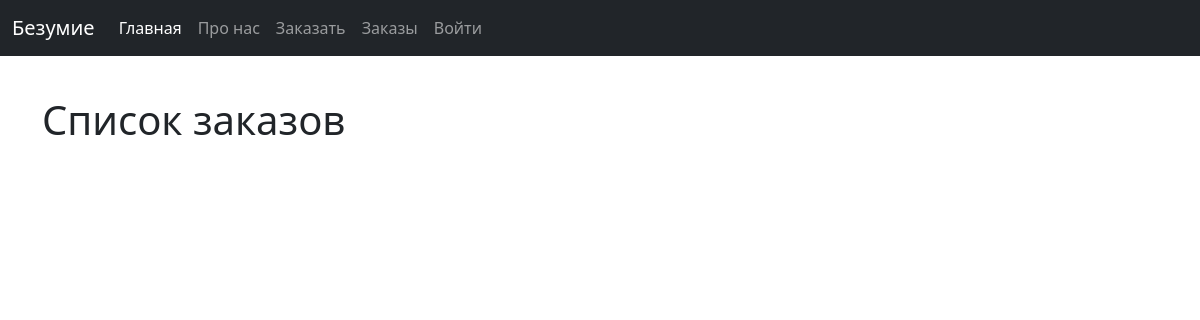
Page /order_list on the earlier database version.
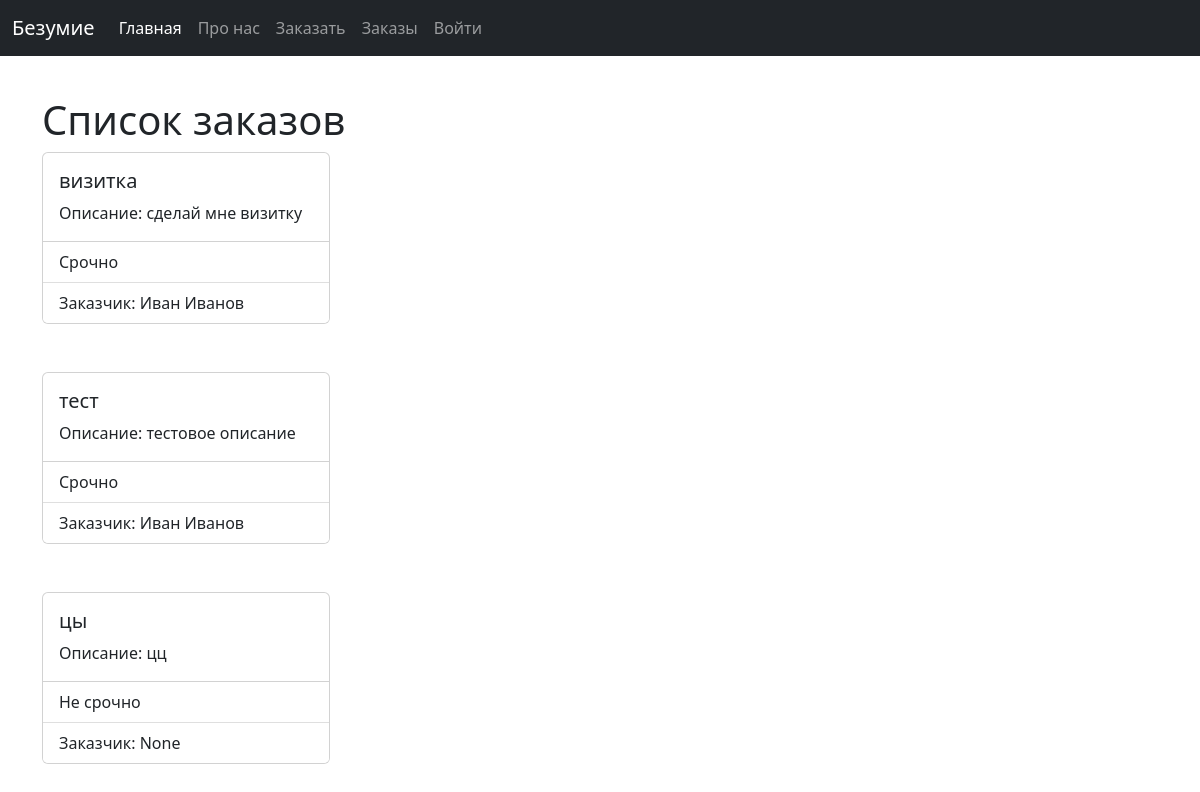
Same page on the later database version.
### main/models.py (models this page shows)
class SiteRequest(models.Model):
    site_name = models.CharField(max_length=150)
    description = models.TextField(blank=True)
    urgently = models.BooleanField()
    customer = models.ForeignKey(User, blank=True, null=True, on_delete=models.SET_NULL)
    def __str__(self):
        return self.site_name

class User(models.Model):
    name = models.CharField(max_length=150)
    surname = models.CharField(max_length=150)
    email = models.EmailField()
    password = models.CharField(max_length=150)
    def __str__(self):
        return self.name + ' ' + self.surname

### main/views.py (the view)
# urls.py: path('order_list', views.order_list, name = 'orders'),
def order_list(request):
    orders = SiteRequest.objects.all()
    return render(request, 'main/order_list.html', {'orders': orders})

### main/templates/main/order_list.html (shortened to what this page needs)
{% extends 'main/base.html' %}
{% block content %}
    <br><br>
    <h1>Список заказов</h1>
    {% for order in orders %}
        <div class="card" style="width: 18rem;">
          <div class="card-body">
            <h5 class="card-title">{{order}}</h5>
            <p class="card-text">Описание: {{order.description}}</p>
          </div>
          <ul class="list-group list-group-flush">
              {% if order.urgently %}
                <li class="list-group-item">Срочно</li>
              {% else %}
                <li class="list-group-item">Не срочно</li>
              {% endif %}
            <li class="list-group-item">Заказчик: {{order.customer}}</li>
          </ul>
        </div>
        <br><br>
    {% endfor %}
{% endblock %}

### main/templates/main/base.html (shortened to what this page needs)
<!doctype html>
<html lang="ru">
<head>
    <link rel="stylesheet" href="https://cdn.jsdelivr.net/npm/bootstrap@5.2.3/dist/css/bootstrap.min.css">
</head>
<body>
    <nav class="navbar navbar-expand-md navbar-dark fixed-top bg-dark">
    <div class="container-fluid">
      <a class="navbar-brand" href="/">Безумие</a>
      <div class="collapse navbar-collapse" id="navbarCollapse">
        <ul class="navbar-nav me-auto mb-2 mb-md-0">
          <li class="nav-item">
            <a class="nav-link active" aria-current="page" href="{% url 'home' %}">Главная</a>
          </li>
          <li class="nav-item">
            <a class="nav-link" href="{% url 'about' %}">Про нас</a>
          </li>
          <li class="nav-item">
            <a class="nav-link" href="{% url 'create' %}">Заказать</a>
          </li>
          <li class="nav-item">
            <a class="nav-link" href="{% url 'orders' %}">Заказы</a>
          </li>
          {% if user.is_authenticated %}
              <li class="nav-item">
                <a class="nav-link" style="color: #FF5050;" href="{% url 'logout' %}">Выйти</a>
              </li>
          {% else %}
              <li class="nav-item">
                <a class="nav-link" href="{% url 'login' %}">Войти</a>
              </li>
          {% endif %}
        </ul>
      </div>
    </div>
  </nav>
    <div style=”paddint-top:20px;” class="container">
        <br><br>
        {% block content %}{% endblock %}
    </div>
</body>
</html>

Differences in the rows shown:
added SiteRequest: site_name "визитка", description "сделай мне визитку", urgently "Срочно", customer "Иван Иванов"
added SiteRequest: site_name "тест", description "тестовое описание", urgently "Срочно", customer "Иван Иванов"
added SiteRequest: site_name "цы", description "цц", urgently "Не срочно", customer "None"
